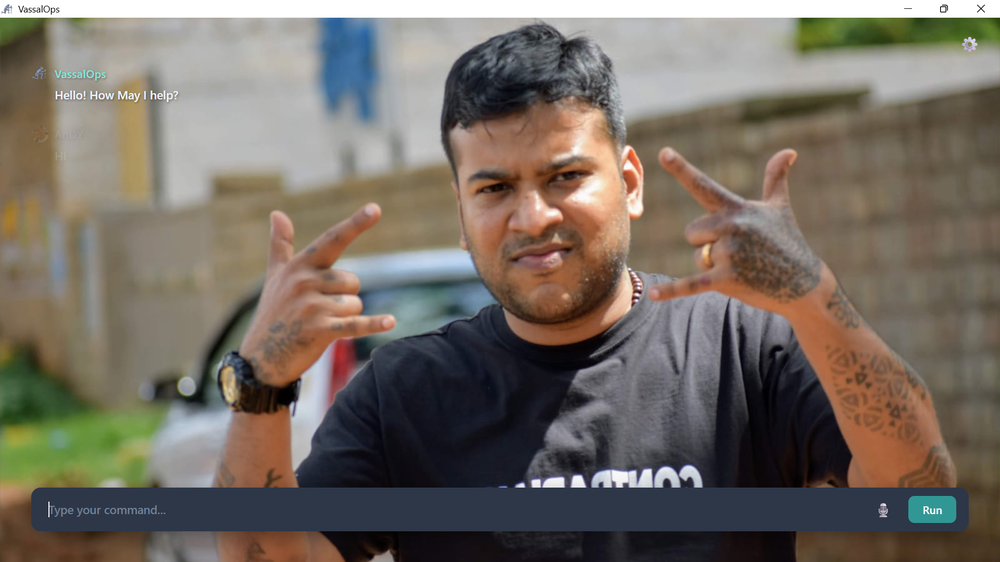
#> input picture src/ingestion/cache/raw_surface_1784294031.png, 1000 x 562 px, shrunk from 1920 x 1080 before the run
$ python -i screen_tracker.py   (imports and definitions only)
#> lines starting #> are read from the running program, lines starting #| are printed output that depends on the picture
# src/ingestion/screen_tracker.py
import time
import numpy as np
import cv2
from typing import Optional, Tuple

class ScreenLayoutTracker:
    def __init__(self, pixel_threshold_pct: float = 1.0, min_interval_sec: float = 0.2):
        """
        Tracks live screen changes to prevent redundant OCR operations.
        :param pixel_threshold_pct: Percentage of pixels that must change to trigger a delta event.
        :param min_interval_sec: Minimum cooldown time between frame checks.
        """
        self.threshold = pixel_threshold_pct
        self.interval = min_interval_sec
        self.last_frame: Optional[np.ndarray] = None
        self.last_check_time = 0.0

    def has_drifted(self, current_frame: np.ndarray) -> Tuple[bool, float]:
        """
        Compares the current frame against the last saved baseline frame using fast matrix math.
        """
        now = time.time()
        if now - self.last_check_time < self.interval:
            return False, 0.0

        self.last_check_time = now

        # Convert to grayscale if the frame is incoming as BGR/RGB
        if len(current_frame.shape) == 3:
            gray_frame = cv2.cvtColor(current_frame, cv2.COLOR_BGR2GRAY)
        else:
            gray_frame = current_frame

        # Initialize baseline on the very first run
        if self.last_frame is None:
            self.last_frame = gray_frame
            return True, 100.0

        # Calculate absolute pixel difference matrix
        delta_matrix = cv2.absdiff(self.last_frame, gray_frame)

        # Threshold the binary mask (treat absolute changes greater than 25 values as true shifts)
        _, thresh = cv2.threshold(delta_matrix, 25, 255, cv2.THRESH_BINARY)

        # Calculate percentage of modified pixels across the surface array
        changed_pixels = np.count_nonzero(thresh)
        total_pixels = thresh.size
        drift_percentage = (changed_pixels / total_pixels) * 100.0

        # If change breaches threshold, save baseline frame and flag the event
        if drift_percentage >= self.threshold:
            self.last_frame = gray_frame
            return True, drift_percentage

        return False, drift_percentage

# [13 lines not run here, left out]

>>> import cv2
>>> picture = cv2.imread('cache/raw_surface_1784294031.png')
#> picture is the input picture: shape (562, 1000, 3); mean B, G, R 99.4, 108.7, 117.1
>>> result = ScreenLayoutTracker().has_drifted(picture)
#> in has_drifted, `gray_frame = cv2.cvtColor(current_frame, cv2.COLOR_BGR2GRAY)`:
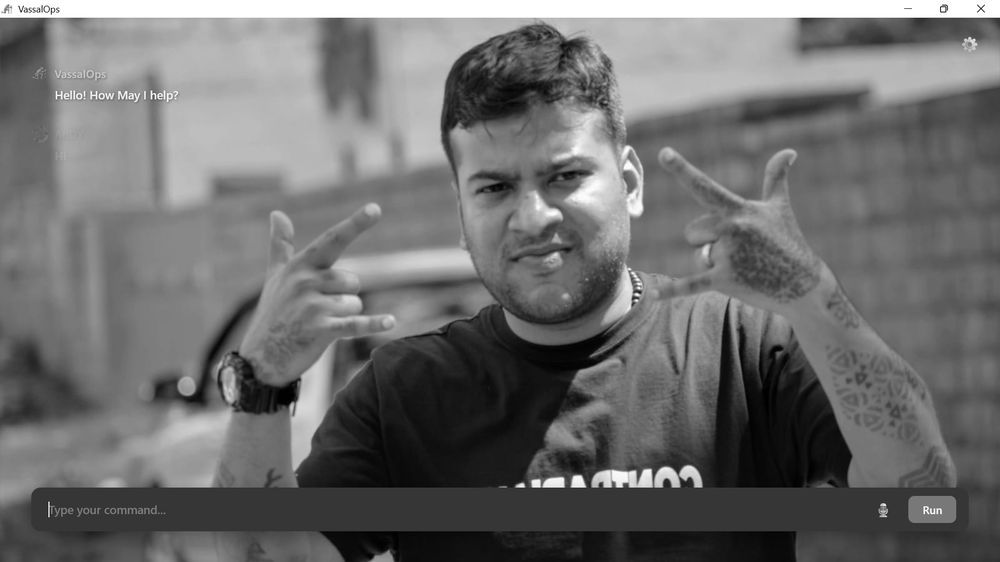
#> gray_frame: shape (562, 1000); min 0, max 255, mean 110.2
#> result = (True, 100)
